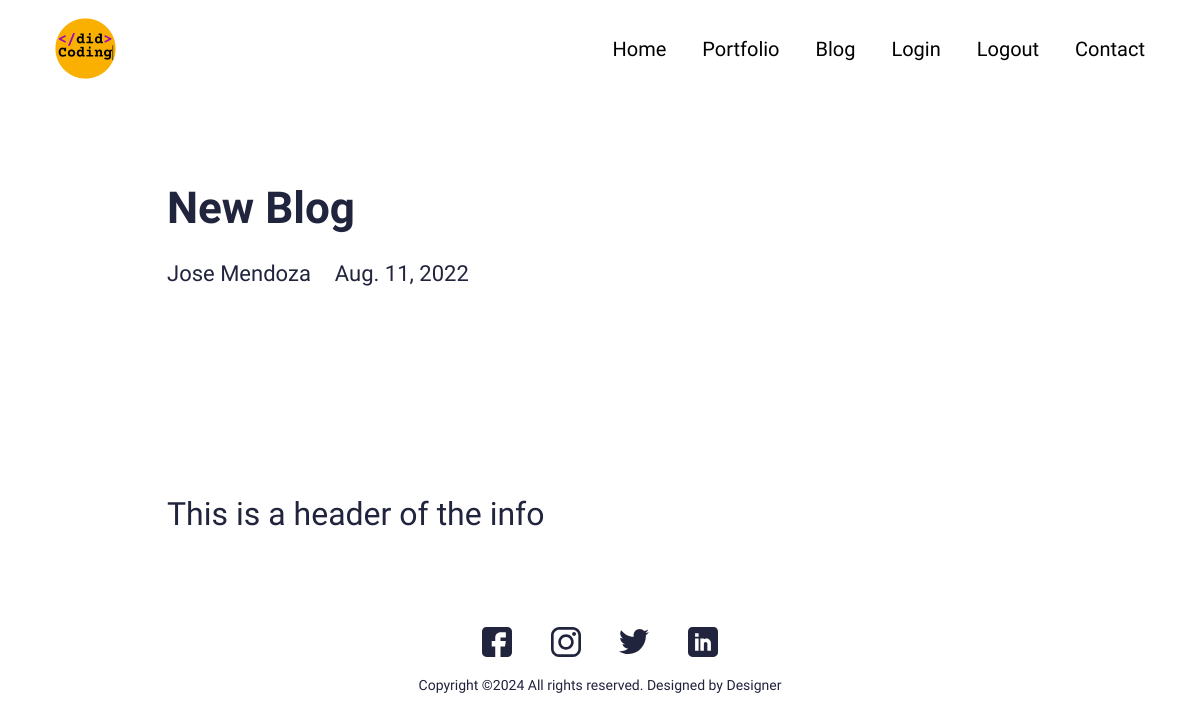
/blog/new-blog, run on the app's committed database.
### main/models.py (models this page shows, shortened)
class Blog(models.Model):
    class Meta:
        verbose_name_plural = 'Blog Profiles'
        verbose_name = 'Blog'
        ordering = ["timestamp"]
    timestamp = models.DateTimeField(auto_now_add=True)
    author = models.CharField(max_length=200, blank=True, null=True)
    name = models.CharField(max_length=200, blank=True, null=True)
    description = models.CharField(max_length=500, blank=True, null=True)
    body = RichTextField(blank=True, null=True)
    slug = models.SlugField(null=True, blank=True)
    image = models.ImageField(blank=True, null=True, upload_to="blog")
    is_active = models.BooleanField(default=True)

### main/views.py (the view)
# urls.py: path('blog/<slug:slug>', views.BlogDetailView.as_view(), name="blog"),
class BlogDetailView(generic.DetailView):
	model = Blog
	template_name = "main/blog-detail.html"

### resume_demo/context_processors.py (called while the page is built)
def project_context(request):
    context = {
        'me': User.objects.first(),
    }
    return context

### main/templates/main/blog-detail.html (shortened to what this page needs)
{% extends 'main/base.html' %}
{% load static %}
{% block content %}
<section>
  <div class="innerPageBannerCol">
    <div class="container">
      <div class="row g-4 g-md-3  align-items-center">
        <div class="col-md-6">
          <div class="bannerContent">
            <h1 class="xlTitle pb-md-3">{{object.name|title}}</h1>
          </div>
        </div>
      </div>
      <div class="row">
        <div class="col-md-auto">
          <div class="authorCol">
            <h4 class="smTitle pb-3">{{object.author|title}}</h4>
          </div>
        </div>
        <div class="col-md">
          <h4 class="smTitle pb-3">{{object.timestamp.date}}</h4>
        </div>
      </div>
    </div>
  </div>
</section>
<section>
  <div class="sectionSpaceSm">
    <div class="container">
      {{object.body|safe}}
    </div>
  </div>
</section>
{% endblock %}

### static/css/style.css (style rules this page uses)
:root { --primaryColor: #9C07B6; --primaryDarkColor: #3D0048; --primaryHoverColor: #900AA8; --secondaryColor: #F9B000; --baseColor: #21243D; --baseFont: 'Heebo', sans-serif; --titleFont: 'Courier Prime', monospace; --regular: 400; --medium: 500; --bold: 700; --black: 900; --lightBg: #F1F1F1; }
html { scroll-behavior: smooth; }
body { font-family: var(--baseFont); color: var(--baseColor); line-height: normal; }
.xlTitle { font-size: 44px; line-height: 1.3; font-weight: var(--bold); font-family: var(--titleFont) }
.smTitle { font-size: 22px; line-height: normal; font-weight: var(--regular); font-family: var(--titleFont) }
.sectionSpaceSm { padding: 35px 0; }
.innerPageBannerCol { padding: 180px 0 150px; }
@media (min-width:992px) { .container, .container-lg, .container-md, .container-sm, .container-xl, .container-xxl { max-width: 890px; } }

### data on the page
Blog: name "New Blog", author "Jose Mendoza", timestamp "Aug. 11, 2022", body "This is a header of the info"
